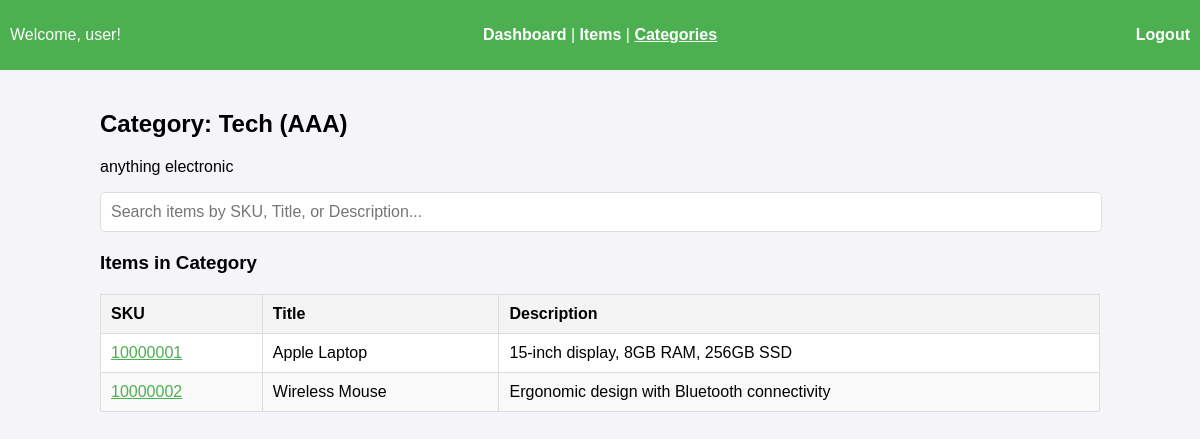
Screenshot of /categories/AAA (signed in) with the database file from the repository.
### tables this page shows
CREATE TABLE CATEGORIES(
  catCode text NOT NULL,
  catTitle text NOT NULL, 
  catDesc  text NOT NULL,
  primary key (catCode)
);

CREATE TABLE ITEMS (
  SKU integer NOT NULL,
  itemQty integer NOT NULL, 
  itemTitle text NOT NULL, 
  itemDesc  text NOT NULL,
  catCode   text NOT NULL, --maybe look into adding filepath soon
  primary key (SKU),
  FOREIGN KEY (catCode) REFERENCES CATEGORIES (catCode) ON DELETE CASCADE
);

### app.py (the view)
@app.route('/categories/<category_code>', methods=['GET'])  ##TAKE A BIT LOOK INTO THIS
def catCode(category_code):
    result = login_Check()
    if result:
        return result
    conn = get_db_connection()
    items = conn.execute('SELECT * FROM ITEMS WHERE catCode = ?;', (category_code,)).fetchall()
    cat = conn.execute('SELECT * FROM CATEGORIES WHERE catCode = ?;', (category_code,)).fetchone()
    conn.close()
    return render_template('category.html',
                            username=session['username'],
                            items=items,
                            category_data=cat)

### app.py (called while the page is built)
def get_db_connection():
    conn = sqlite3.connect('./db/term.db')
    conn.row_factory = sqlite3.Row
    return conn

def login_Check():
    if 'username' not in session:
                return redirect(url_for('login'))

### templates/category.html (shortened to what this page needs)
<!DOCTYPE html>
<html lang="en">
<head>
</head>
<body>
    <div class="header">
        <div class="left">
            <p>Welcome, {{ username }}!</p>
        </div>
        <div class="center">
            <a href="/dashboard">Dashboard</a> |
            <a href="/items">Items</a> |
            <a href="/categories" class="active">Categories</a>
        </div>
        <div class="right">
            <a href="/logout">Logout</a>
        </div>
    </div>
    <div class="container">
        <h2>Category: {{ category_data['catTitle']}} ({{ category_data['catCode']}})</h2>
        <p>{{ category_data['catDesc'] }}</p>
        <div class="search-bar">
            <input
                type="text"
                id="search-input"
                placeholder="Search items by SKU, Title, or Description..."
                onkeyup="filterTable()">
        </div>
        <h3>Items in Category</h3>
        <table>
            <thead>
                <tr>
                    <th>SKU</th>
                    <th>Title</th>
                    <th>Description</th>
                </tr>
            </thead>
            <tbody>
                {% for item in items %}
                <tr>
                    <td>
                        <a href="/items/{{ item['SKU'] }}" class="sku-link">
                            {{ item['SKU'] }}
                        </a>
                    </td>
                    <td>{{ item['itemTitle'] }}</td>
                    <td>{{ item['itemDesc'] }}</td>
                </tr>
                {% endfor %}
            </tbody>
        </table>
    </div>
</body>
</html>

### templates/category.html (style rules this page uses)
body { font-family: Arial, sans-serif; background-color: #f4f4f9; margin: 0; padding: 0; }
.header { background: #4CAF50; color: white; padding: 10px; display: flex; justify-content: space-between; align-items: center; }
.header .left { flex: 1; }
.header .center { flex: 2; text-align: center; }
.header .right { flex: 1; text-align: right; }
.header a { color: white; text-decoration: none; font-weight: bold; }
.header a.active { text-decoration: underline; }
.container { padding: 20px; max-width: 1000px; margin: auto; }
.search-bar { margin-bottom: 20px; }
.search-bar input { padding: 10px; width: calc(100% - 20px); border: 1px solid #ddd; border-radius: 5px; font-size: 16px; }
table { width: 100%; border-collapse: collapse; margin-top: 20px; background: white; }
table th, table td { border: 1px solid #ddd; padding: 10px; text-align: left; }
table th { background: #f4f4f4; }
table tr:nth-child(even) { background-color: #f9f9f9; }
.sku-link { color: #4CAF50; cursor: pointer; text-decoration: underline; }

### rows the page displays
CATEGORIES: catTitle "Tech", catCode "AAA", catDesc "anything electronic"
ITEMS: SKU "10000001", itemTitle "Apple Laptop", itemDesc "15-inch display, 8GB RAM, 256GB SSD"
ITEMS: SKU "10000002", itemTitle "Wireless Mouse", itemDesc "Ergonomic design with Bluetooth connectivity"

### other values shown
{{ username }} "user"
